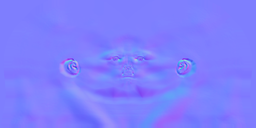
#> input picture MeshProcessing/UMA_maps/normal.png, 256 x 128 px, shrunk from 2048 x 1024 before the run
$ python TextureTransfer.py
#> lines starting #> are read from the running program, lines starting #| are printed output that depends on the picture
import os
import matplotlib.pyplot as plt
import numpy as np
import math
from PIL import Image

file_names = ["normal.png", "metallic.png"]
UMA_files = map(lambda file: os.path.join("UMA_maps", file), file_names)
output_files = map(lambda file: os.path.join("output", file), file_names)
topology_file = os.path.join("uv_data", "face_topology.txt")
dest_uv = os.path.join("uv_data", "dest_uv.txt")
original_uv = os.path.join("uv_data", "original_uv.txt")

def processContent(content):
    result = list(map(lambda line: list(map(lambda word: float(word), line.split())), content))
    result.sort(key=lambda line : line[0])
    return list(map(lambda line : [line[1], 1.0 - line[2]], result))

def calcCoords(uvCoord, width, height):
    return (int(uvCoord[1]*height), int(uvCoord[0]*width))

def colourFace(vertCoords, FFHQ_uv, UMA_uv, FFHQ_to_UMA, avg_flag=False):
    def det(coord1, coord2):
        return coord1[1]*coord2[0] - coord1[0]*coord2[1]
    def sub(coord1, coord2):
        return [coord1[0] - coord2[0], coord1[1] - coord2[1]]
    def dist(coord1, coord2):
        diff = sub(coord1, coord2)
        return math.sqrt(diff[0]**2 + diff[1]**2)

    xs = list(map(lambda coord: coord[1], vertCoords))
    ys = list(map(lambda coord: coord[0], vertCoords))
    v0 = vertCoords[0]
    v1 = sub(vertCoords[1], v0)
    v2 = sub(vertCoords[2], v0)
    xs.sort()
    ys.sort()

    det12 = det(v1, v2)
    if dist(v1, [0, 0]) > 200 or dist(v2, [0, 0]) > 200 or dist(v1, v2) > 200 or det12 == 0:
        return FFHQ_uv

    for x in range(xs[0], xs[-1]+1):
        for y in range(ys[0], ys[-1]+1):
            v = sub([y,x], v0)
            a = (det(v, v2)) / det12
            b = -(det(v, v1)) / det12
            if a > -0.01 and b > -0.01 and a + b < 1:
                if not avg_flag:
                    UMA_v0 = FFHQ_to_UMA[vertCoords[0]]
                    UMA_v1 = sub(FFHQ_to_UMA[vertCoords[1]], UMA_v0)
                    UMA_v2 = sub(FFHQ_to_UMA[vertCoords[2]], UMA_v0)
                    x_uv = int(UMA_v0[1] + a*UMA_v1[1] + b*UMA_v2[1])
                    y_uv = int(UMA_v0[0] + a*UMA_v1[0] + b*UMA_v2[0])
                    #if FFHQ_to_UMA[y, x].any():
                    #    continue
                    FFHQ_to_UMA[y, x] = [y_uv, x_uv]
                    FFHQ_uv[y, x] = UMA_uv[y_uv, x_uv]
                else:
                    weight0 = dist(v0, v)
                    weight1 = dist(vertCoords[1], v)
                    weight2 = dist(vertCoords[2], v)
                    FFHQ_uv[y, x] = (FFHQ_uv[vertCoords[0]]*weight0 \
                        + FFHQ_uv[vertCoords[1]]*weight1 \
                        + FFHQ_uv[vertCoords[2]]*weight2) / (weight0 + weight1 + weight2)
    return FFHQ_uv

# Open and read the exported data
with open(dest_uv, 'r') as destFile:
#> (reads MeshProcessing/uv_data/dest_uv.txt from the repository)
    destContent = destFile.read().splitlines()
with open(original_uv, 'r') as originalFile:
#> (reads MeshProcessing/uv_data/original_uv.txt from the repository)
    originalContent = originalFile.read().splitlines()
with open(topology_file, 'r') as topoFile:
#> (reads MeshProcessing/uv_data/face_topology.txt from the repository)
    faces = topoFile.read().splitlines()
    faces = map(lambda line: list(map(lambda word: int(word), line.split())), faces)
    faces = list(map(lambda line: line[1:], faces))

dest = processContent(destContent)
original = processContent(originalContent)

for UMA_file, output_file in zip(UMA_files, output_files):
    # Read UMA maps
    UMA_uv = np.array(Image.open(UMA_file)).astype(np.uint32)
    FFHQ_uv = np.copy(UMA_uv)#np.zeros(np.shape(UMA_uv)).astype(np.uint32) #np.array(Image.open('stage3_uv.png'))

    FFHQ_width = np.shape(FFHQ_uv)[1]
#> FFHQ_width = 256
    FFHQ_height = np.shape(FFHQ_uv)[0]
#> FFHQ_height = 128

    UMA_width = np.shape(UMA_uv)[1]
#> UMA_width = 256
    UMA_height = np.shape(UMA_uv)[0]
#> UMA_height = 128

    # FFHQ_uv = np.append(FFHQ_uv, 255*np.ones((np.shape(FFHQ_uv)[0], np.shape(FFHQ_uv)[1], 1)), axis=2)

    # Create a map from FFHQ unwrapping to UMA unwrapping
    FFHQ_to_UMA = np.zeros((np.append(np.shape(FFHQ_uv)[:2], 2)))

    for originalUV, destUV in zip(original, dest):
        UMACoords = calcCoords(destUV, UMA_width, UMA_height)
        FFHQCoords = calcCoords(originalUV, FFHQ_width, FFHQ_height)
        FFHQ_uv[FFHQCoords] = UMA_uv[UMACoords] # Transfer UMA map colour to FFHQ unwrapping on vertices
        FFHQ_to_UMA[FFHQCoords] = UMACoords
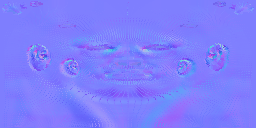
#> FFHQ_uv: shape (128, 256, 4) uint32; mean R, G, B, A 126.7, 126.5, 253.1, 255

    # Fill out the faces
    for face in faces:
        vertCoords = []
        for vert in face:
            vertCoords.append(calcCoords(original[vert], FFHQ_width, FFHQ_height))
        FFHQ_uv = colourFace(vertCoords, FFHQ_uv, UMA_uv, FFHQ_to_UMA)
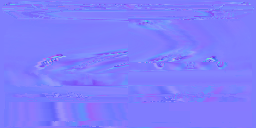
#> FFHQ_uv: shape (128, 256, 4) uint32; mean R, G, B, A 127.1, 125.8, 253.5, 255

    # Save the result
    plt.imsave(output_file, FFHQ_uv.astype(np.uint8))
#> pass 2 of the loop `for UMA_file, output_file in zip(UMA_files, output_files):`:
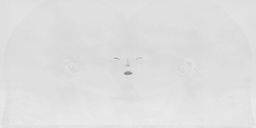
#> input picture MeshProcessing/UMA_maps/metallic.png, 256 x 128 px, shrunk from 2048 x 1024 before the run
#> (the run stopped early here; a loop or call above may not have finished)
